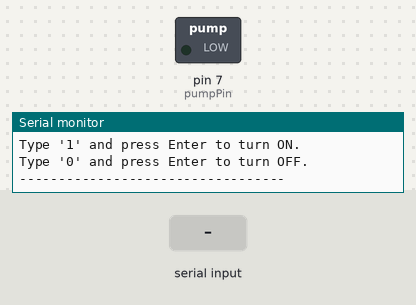
This sketch was run on a simulated Arduino Nano, built with avr-gcc and run on an emulated ATmega328P. On the bench: switched loads named in the sketch (green lamp = pin HIGH), the last lines printed to the serial monitor. The inputs (shaded band) are chosen by the test bench.

Above: at 1.2 s.
1.3 s: "1\n" received over Serial
At 2.4 s:
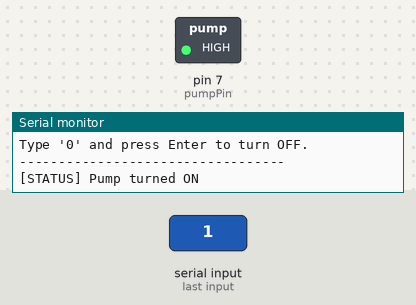
2.8 s: byte 48 ('0') received over Serial
At 3.6 s:
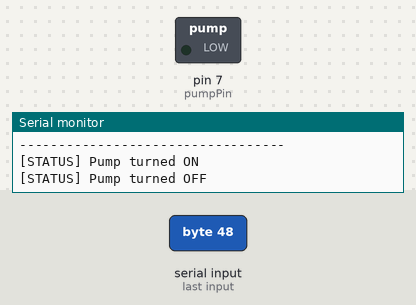
Timing chart, 0 to 5.8 s (numbered marks = the images above; inputs shaded):
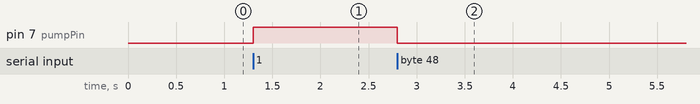

Measured:
- after the input at 1.3 s, pin 7 (pumpPin): LOW → HIGH at once
- after the input at 2.8 s, pin 7 (pumpPin): HIGH → LOW at once

The sketch:

pumpcontrol.ino
```cpp
/*
  Control Peristaltic Pump via Arduino Serial Monitor Console
*/

// Define the pin connected to your MOSFET, relay, or motor driver
const int pumpPin = 7;

void setup() {
  // Set the pump control pin as an output
  pinMode(pumpPin, OUTPUT);

  // Start with the pump completely turned OFF
  digitalWrite(pumpPin, LOW);

  // Open the serial communication console at 9600 baud rate
  Serial.begin(9600);

  // Print initial instructions to the console
  Serial.println("--- Pump Console Control Ready ---");
  Serial.println("Type '1' and press Enter to turn ON.");
  Serial.println("Type '0' and press Enter to turn OFF.");
  Serial.println("----------------------------------");
}

void loop() {
  // Check if you have typed a character into the console window
  if (Serial.available() > 0) {

    // Read the single incoming character from the console
    char consoleInput = Serial.read();

    // If the input is '1', turn the pump ON
    if (consoleInput == '1') {
      digitalWrite(pumpPin, HIGH);
      Serial.println("[STATUS] Pump turned ON");
    }

    // If the input is '0', turn the pump OFF
    else if (consoleInput == '0') {
      digitalWrite(pumpPin, LOW);
      Serial.println("[STATUS] Pump turned OFF");
    }

    // Ignore line endings, carriage returns, or spaces
    else if (consoleInput == '\n' || consoleInput == '\r' || consoleInput == ' ') {
      // Do nothing for white spaces or layout breaks
    }

    // Handle invalid inputs
    else {
      Serial.print("[ERROR] Invalid command received: '");
      Serial.print(consoleInput);
      Serial.println("'. Please use '1' or '0'.");
    }
  }
}
```

pumpcontrol.cpp
```cpp
#include <Arduino.h>

const int pumpPin = 7;

void setup()
{
    pinMode(pumpPin, OUTPUT);
    digitalWrite(pumpPin, LOW);

    Serial.begin(9600);

    Serial.println("--- Pump Console Control Ready ---");
    Serial.println("Type '1' and press Enter to turn ON.");
    Serial.println("Type '0' and press Enter to turn OFF.");
    Serial.println("----------------------------------");
}

void loop()
{
    if (Serial.available() > 0)
    {
        char consoleInput = Serial.read();

        switch (consoleInput)
        {
        case '1':
            digitalWrite(pumpPin, HIGH);
            Serial.println("[STATUS] Pump turned ON");
            break;

        case '0':
            digitalWrite(pumpPin, LOW);
            Serial.println("[STATUS] Pump turned OFF");
            break;

        case '\n':
        case '\r':
        case ' ':
            break;

        default:
            Serial.print("[ERROR] Invalid command received: '");
            Serial.print(consoleInput);
            Serial.println("'. Please use '1' or '0'.");
            break;
        }
    }
}
```
